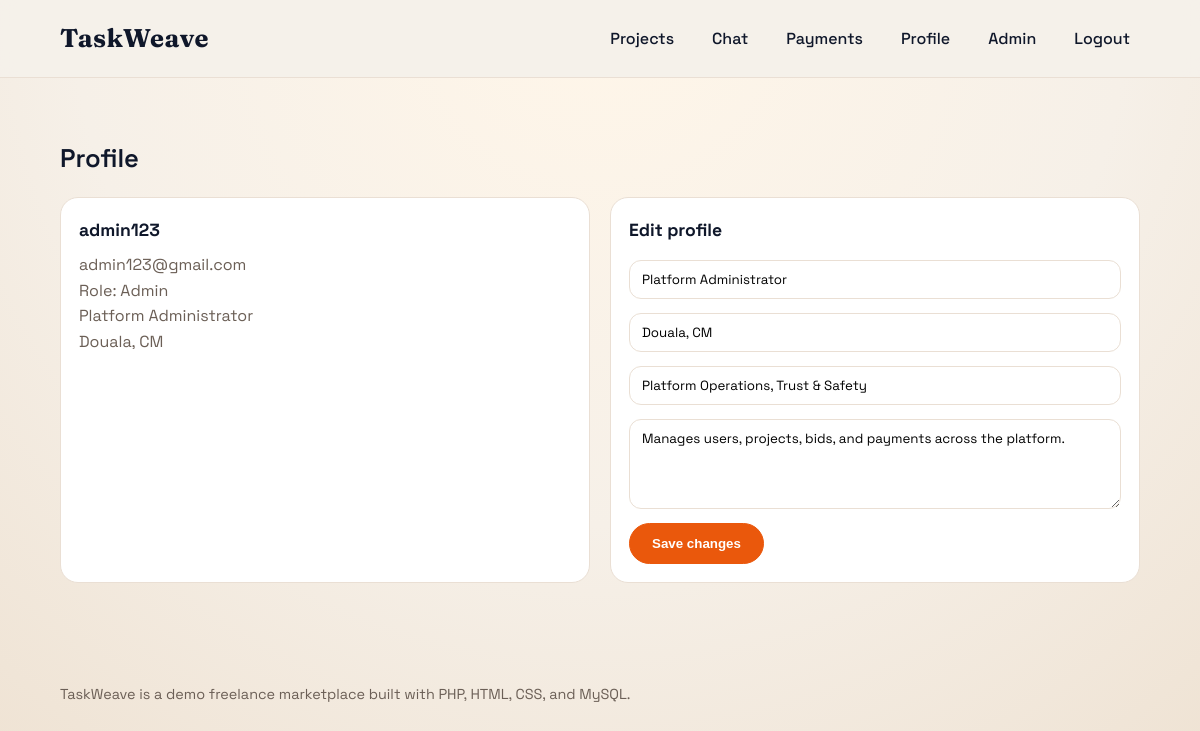
The app's page /profile.php (signed in) with its own data.
### tables this page shows
CREATE TABLE users (
  id INT AUTO_INCREMENT PRIMARY KEY,
  role ENUM('client', 'freelancer', 'admin') NOT NULL DEFAULT 'freelancer',
  full_name VARCHAR(120) NOT NULL,
  email VARCHAR(160) NOT NULL UNIQUE,
  password_hash VARCHAR(255) NOT NULL,
  title VARCHAR(160) DEFAULT NULL,
  bio TEXT DEFAULT NULL,
  skills VARCHAR(255) DEFAULT NULL,
  location VARCHAR(120) DEFAULT NULL,
  created_at TIMESTAMP DEFAULT CURRENT_TIMESTAMP
);

### profile.php (the view, shortened to what this page needs)
<?php
require_once __DIR__ . '/includes/db.php';
include __DIR__ . '/includes/header.php';
$user = current_user();
$stmt = $mysqli->prepare("SELECT full_name, email, role, title, bio, skills, location FROM users WHERE id = ?");
$stmt->bind_param('i', $user['id']);
$stmt->execute();
$result = $stmt->get_result();
$profile = $result ? $result->fetch_assoc() : [];
?>
<section class="section container">
  <h2 class="section-title">Profile</h2>
  <div class="grid">
    <div class="card">
      <h3><?php echo htmlspecialchars($profile['full_name'] ?? ''); ?></h3>
      <p><?php echo htmlspecialchars($profile['email'] ?? ''); ?></p>
      <p>Role: <?php echo htmlspecialchars(ucfirst($profile['role'] ?? '')); ?></p>
      <p><?php echo htmlspecialchars($profile['title'] ?? ''); ?></p>
      <p><?php echo htmlspecialchars($profile['location'] ?? ''); ?></p>
    </div>
    <div class="card">
      <h3>Edit profile</h3>
      <form class="form" method="post">
        <input type="text" name="title" placeholder="Headline" value="<?php echo htmlspecialchars($profile['title'] ?? ''); ?>" />
        <input type="text" name="location" placeholder="Location" value="<?php echo htmlspecialchars($profile['location'] ?? ''); ?>" />
        <input type="text" name="skills" placeholder="Skills (comma separated)" value="<?php echo htmlspecialchars($profile['skills'] ?? ''); ?>" />
        <textarea name="bio" rows="4" placeholder="Short bio"><?php echo htmlspecialchars($profile['bio'] ?? ''); ?></textarea>
        <button class="btn" type="submit">Save changes</button>
      </form>
    </div>
  </div>
</section>
<?php include __DIR__ . '/includes/footer.php'; ?>

### assets/css/style.css (style rules this page uses)
:root { --bg: #f6f0e8; --surface: #ffffff; --ink: #0f172a; --muted: #6b5f56; --accent: #ea580c; --accent-2: #2563eb; --border: #eadfd4; --shadow: 0 22px 60px rgba(15, 23, 42, 0.12); --hero-bg: #0f172a; --hero-ink: #f8fafc; }
* { box-sizing: border-box; margin: 0; padding: 0; }
body { font-family: 'Space Grotesk', sans-serif; background: radial-gradient(circle at top, #fff6e9 0%, #f6f0e8 55%, #efe3d4 100%); color: var(--ink); line-height: 1.6; }
.container { width: min(1100px, 90%); margin: 0 auto; }
.btn { display: inline-flex; align-items: center; justify-content: center; gap: 8px; padding: 12px 22px; border-radius: 999px; border: 1px solid var(--accent); background: var(--accent); color: #fff; font-weight: 600; transition: 0.2s ease; }
.section { padding: 60px 0; }
.section-title { font-size: 1.6rem; font-weight: 600; margin-bottom: 18px; }
.grid { display: grid; gap: 20px; grid-template-columns: repeat(auto-fit, minmax(230px, 1fr)); }
.card { background: var(--surface); border-radius: 18px; padding: 18px; border: 1px solid var(--border); }
.card h3 { font-size: 1.1rem; margin-bottom: 8px; }
.card p { color: var(--muted); }
.form { display: grid; gap: 14px; margin-top: 16px; }
.form input, .form select, .form textarea { padding: 10px 12px; border-radius: 12px; border: 1px solid var(--border); font-family: inherit; }
.form button { justify-self: start; }

### records on screen
users: full_name "admin123", email "admin123@gmail.com", role "Admin", title "Platform Administrator", location "Douala, CM", skills "Platform Operations, Trust & Safety", bio "Manages users, projects, bids, and payments across the platform."
